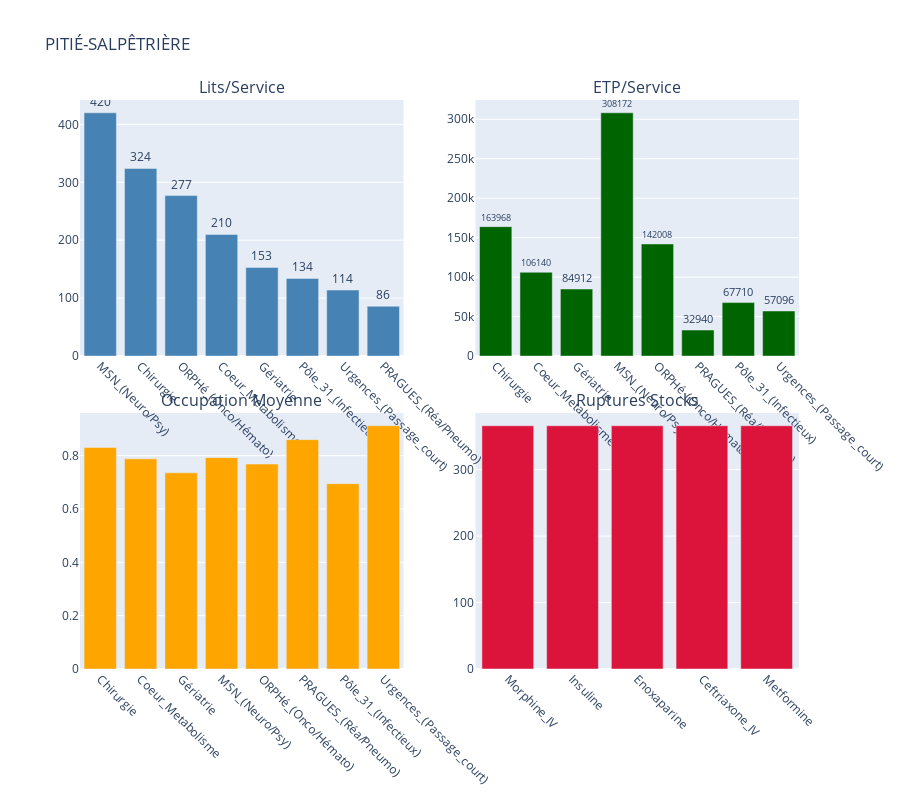

Notebook code cell kept with this figure:
### Code cell
fig = make_subplots(
    rows=2, cols=2,
    subplot_titles=('Lits/Service', 'ETP/Service', 'Occupation Moyenne', 'Ruptures Stocks'),
    specs=[[{"type": "bar"}, {"type": "bar"}],
           [{"type": "bar"}, {"type": "bar"}]],
    vertical_spacing=0.1
)

# Lits
fig.add_trace(go.Bar(x=lits_service['service'], y=lits_service['lits_totaux'],
                    marker_color='steelblue', name='Lits', text=lits_service['lits_totaux'],
                    textposition='outside'), row=1, col=1)

# ETP total/service
etp_service = df_perso[df_perso['categorie']!='total'].groupby('service')['effectif_total'].sum()
fig.add_trace(go.Bar(x=etp_service.index, y=etp_service.values, marker_color='darkgreen', 
                    name='ETP', text=etp_service.values, textposition='outside'), row=1, col=2)

# Occupation moyenne/service
occ_service = df_lits.groupby('service')['taux_occupation'].mean().reset_index()
fig.add_trace(go.Bar(x=occ_service['service'], y=occ_service['taux_occupation'], 
                    marker_color='orange', name='Occupation %'), row=2, col=1)

# Ruptures stocks
ruptures = df_stocks[df_stocks['alerte_rupture']==True]['medicament'].value_counts().head(5).reset_index()
fig.add_trace(go.Bar(x=ruptures['medicament'], y=ruptures['count'], marker_color='crimson',
                    name='Alertes'), row=2, col=2)

fig.update_layout(height=800, title_text="PITIÉ-SALPÊTRIÈRE", showlegend=False)
fig.update_xaxes(tickangle=45)
fig.show()

### Figure 1 — Plotly figure (JSON) as saved in the notebook; plotly's stock layout.template omitted (floating-point values rounded to 4 significant figures)
{"data": [{"marker": {"color": "steelblue"}, "name": "Lits", "text": [420.0, 324.0, 277.0, 210.0, 153.0, 134.0, 114.0, 86.0], "textposition": "outside", "type": "bar", "x": ["MSN_(Neuro/Psy)", "Chirurgie", "ORPHé_(Onco/Hémato)", "Coeur_Metabolisme", "Gériatrie", "Pôle_31_(Infectieux)", "Urgences_(Passage_court)", "PRAGUES_(Réa/Pneumo)"], "xaxis": "x", "y": [420, 324, 277, 210, 153, 134, 114, 86], "yaxis": "y"}, {"marker": {"color": "darkgreen"}, "name": "ETP", "text": [164000.0, 106100.0, 84910.0, 308200.0, 142000.0, 32940.0, 67710.0, 57100.0], "textposition": "outside", "type": "bar", "x": ["Chirurgie", "Coeur_Metabolisme", "Gériatrie", "MSN_(Neuro/Psy)", "ORPHé_(Onco/Hémato)", "PRAGUES_(Réa/Pneumo)", "Pôle_31_(Infectieux)", "Urgences_(Passage_court)"], "xaxis": "x2", "y": [163968, 106140, 84912, 308172, 142008, 32940, 67710, 57096], "yaxis": "y2"}, {"marker": {"color": "orange"}, "name": "Occupation %", "type": "bar", "x": ["Chirurgie", "Coeur_Metabolisme", "Gériatrie", "MSN_(Neuro/Psy)", "ORPHé_(Onco/Hémato)", "PRAGUES_(Réa/Pneumo)", "Pôle_31_(Infectieux)", "Urgences_(Passage_court)"], "xaxis": "x3", "y": [0.8306, 0.7881, 0.7356, 0.7926, 0.7686, 0.8601, 0.695, 0.9122], "yaxis": "y3"}, {"marker": {"color": "crimson"}, "name": "Alertes", "type": "bar", "x": ["Morphine_IV", "Insuline", "Enoxaparine", "Ceftriaxone_IV", "Metformine"], "xaxis": "x4", "y": [366, 366, 366, 366, 366], "yaxis": "y4"}], "layout": {"annotations": [{"font": {"size": 16}, "showarrow": false, "text": "Lits/Service", "x": 0.225, "xanchor": "center", "xref": "paper", "y": 1, "yanchor": "bottom", "yref": "paper"}, {"font": {"size": 16}, "showarrow": false, "text": "ETP/Service", "x": 0.775, "xanchor": "center", "xref": "paper", "y": 1, "yanchor": "bottom", "yref": "paper"}, {"font": {"size": 16}, "showarrow": false, "text": "Occupation Moyenne", "x": 0.225, "xanchor": "center", "xref": "paper", "y": 0.45, "yanchor": "bottom", "yref": "paper"}, {"font": {"size": 16}, "showarrow": false, "text": "Ruptures Stocks", "x": 0.775, "xanchor": "center", "xref": "paper", "y": 0.45, "yanchor": "bottom", "yref": "paper"}], "height": 800, "showlegend": false, "title": {"text": "PITIÉ-SALPÊTRIÈRE"}, "xaxis": {"anchor": "y", "domain": [0, 0.45], "tickangle": 45}, "xaxis2": {"anchor": "y2", "domain": [0.55, 1], "tickangle": 45}, "xaxis3": {"anchor": "y3", "domain": [0, 0.45], "tickangle": 45}, "xaxis4": {"anchor": "y4", "domain": [0.55, 1], "tickangle": 45}, "yaxis": {"anchor": "x", "domain": [0.55, 1]}, "yaxis2": {"anchor": "x2", "domain": [0.55, 1]}, "yaxis3": {"anchor": "x3", "domain": [0, 0.45]}, "yaxis4": {"anchor": "x4", "domain": [0, 0.45]}}}
